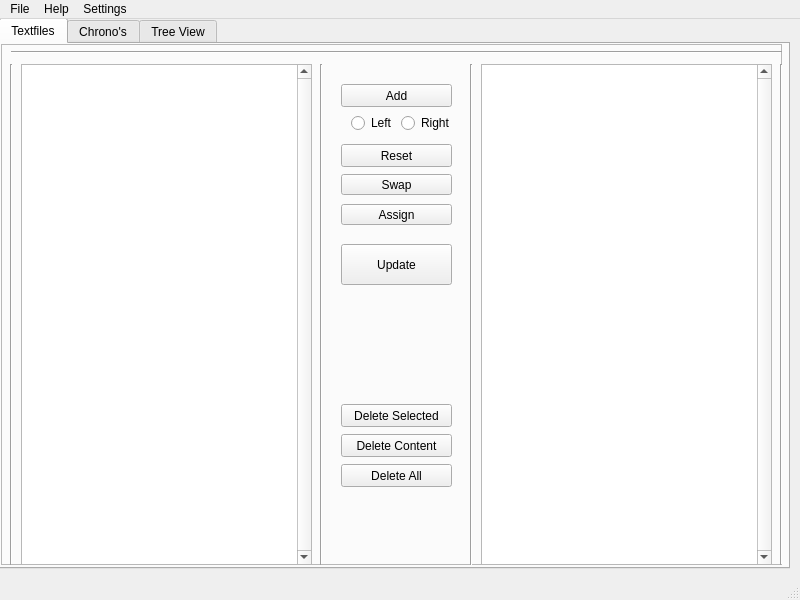
<?xml version="1.0" encoding="UTF-8"?>
<ui version="4.0">
 <class>MainWindow</class>
 <widget class="QMainWindow" name="MainWindow">
  <property name="enabled">
   <bool>true</bool>
  </property>
  <property name="geometry">
   <rect>
    <x>0</x>
    <y>0</y>
    <width>800</width>
    <height>600</height>
   </rect>
  </property>
  <property name="sizePolicy">
   <sizepolicy hsizetype="Fixed" vsizetype="Fixed">
    <horstretch>0</horstretch>
    <verstretch>0</verstretch>
   </sizepolicy>
  </property>
  <property name="minimumSize">
   <size>
    <width>800</width>
    <height>600</height>
   </size>
  </property>
  <property name="maximumSize">
   <size>
    <width>800</width>
    <height>600</height>
   </size>
  </property>
  <property name="windowTitle">
   <string>StreamHelper</string>
  </property>
  <property name="tabShape">
   <enum>QTabWidget::Rounded</enum>
  </property>
  <widget class="QWidget" name="centralwidget">
   <widget class="QWidget" name="gridLayoutWidget">
    <property name="geometry">
     <rect>
      <x>-1</x>
      <y>-1</y>
      <width>791</width>
      <height>551</height>
     </rect>
    </property>
    <layout class="QGridLayout" name="gridLayout">
     <property name="sizeConstraint">
      <enum>QLayout::SetMaximumSize</enum>
     </property>
     <item row="1" column="0">
      <widget class="QTabWidget" name="tabWidget">
       <property name="currentIndex">
        <number>0</number>
       </property>
       <widget class="QWidget" name="tab">
        <attribute name="title">
         <string>Textfiles</string>
        </attribute>
        <widget class="QFrame" name="frame">
         <property name="geometry">
          <rect>
           <x>0</x>
           <y>0</y>
           <width>781</width>
           <height>521</height>
          </rect>
         </property>
         <property name="frameShape">
          <enum>QFrame::StyledPanel</enum>
         </property>
         <property name="frameShadow">
          <enum>QFrame::Raised</enum>
         </property>
         <widget class="Line" name="line_5">
          <property name="geometry">
           <rect>
            <x>10</x>
            <y>0</y>
            <width>771</width>
            <height>16</height>
           </rect>
          </property>
          <property name="orientation">
           <enum>Qt::Horizontal</enum>
          </property>
         </widget>
         <widget class="Line" name="line_4">
          <property name="geometry">
           <rect>
            <x>770</x>
            <y>20</y>
            <width>20</width>
            <height>501</height>
           </rect>
          </property>
          <property name="orientation">
           <enum>Qt::Vertical</enum>
          </property>
         </widget>
         <widget class="Line" name="line_2">
          <property name="geometry">
           <rect>
            <x>310</x>
            <y>20</y>
            <width>20</width>
            <height>501</height>
           </rect>
          </property>
          <property name="orientation">
           <enum>Qt::Vertical</enum>
          </property>
         </widget>
         <widget class="Line" name="line">
          <property name="geometry">
           <rect>
            <x>0</x>
            <y>20</y>
            <width>21</width>
            <height>501</height>
           </rect>
          </property>
          <property name="orientation">
           <enum>Qt::Vertical</enum>
          </property>
         </widget>
         <widget class="Line" name="line_3">
          <property name="geometry">
           <rect>
            <x>460</x>
            <y>20</y>
            <width>20</width>
            <height>541</height>
           </rect>
          </property>
          <property name="orientation">
           <enum>Qt::Vertical</enum>
          </property>
         </widget>
         <widget class="QListWidget" name="listWidget">
          <property name="geometry">
           <rect>
            <x>20</x>
            <y>20</y>
            <width>291</width>
            <height>501</height>
           </rect>
          </property>
          <property name="verticalScrollBarPolicy">
           <enum>Qt::ScrollBarAlwaysOn</enum>
          </property>
         </widget>
         <widget class="QListWidget" name="listWidget_2">
          <property name="geometry">
           <rect>
            <x>480</x>
            <y>20</y>
            <width>291</width>
            <height>501</height>
           </rect>
          </property>
          <property name="verticalScrollBarPolicy">
           <enum>Qt::ScrollBarAlwaysOn</enum>
          </property>
         </widget>
         <widget class="QPushButton" name="addButton">
          <property name="geometry">
           <rect>
            <x>340</x>
            <y>40</y>
            <width>111</width>
            <height>23</height>
           </rect>
          </property>
          <property name="toolTip">
           <string>Create new object</string>
          </property>
          <property name="text">
           <string>Add</string>
          </property>
          <property name="icon">
           <iconset>
            <normaloff>images/001-add.png</normaloff>images/001-add.png</iconset>
          </property>
         </widget>
         <widget class="QPushButton" name="swapButton">
          <property name="geometry">
           <rect>
            <x>340</x>
            <y>130</y>
            <width>111</width>
            <height>21</height>
           </rect>
          </property>
          <property name="toolTip">
           <string>Swap the sides</string>
          </property>
          <property name="text">
           <string>Swap</string>
          </property>
          <property name="icon">
           <iconset>
            <normaloff>images/transfer.png</normaloff>images/transfer.png</iconset>
          </property>
          <property name="iconSize">
           <size>
            <width>16</width>
            <height>16</height>
           </size>
          </property>
         </widget>
         <widget class="QPushButton" name="resetButton">
          <property name="geometry">
           <rect>
            <x>340</x>
            <y>100</y>
            <width>111</width>
            <height>23</height>
           </rect>
          </property>
          <property name="toolTip">
           <string>Resets all textfiles to empty</string>
          </property>
          <property name="text">
           <string>Reset</string>
          </property>
          <property name="icon">
           <iconset>
            <normaloff>images/replay.png</normaloff>images/replay.png</iconset>
          </property>
         </widget>
         <widget class="QPushButton" name="allDeleteButton">
          <property name="geometry">
           <rect>
            <x>340</x>
            <y>420</y>
            <width>111</width>
            <height>23</height>
           </rect>
          </property>
          <property name="toolTip">
           <string>Create new object</string>
          </property>
          <property name="text">
           <string>Delete All</string>
          </property>
          <property name="icon">
           <iconset>
            <normaloff>C:/Users/sc4le/.designer/backup/images/can.png</normaloff>C:/Users/sc4le/.designer/backup/images/can.png</iconset>
          </property>
         </widget>
         <widget class="QPushButton" name="assignButton">
          <property name="geometry">
           <rect>
            <x>340</x>
            <y>160</y>
            <width>111</width>
            <height>21</height>
           </rect>
          </property>
          <property name="toolTip">
           <string>Assign Elements to show the same</string>
          </property>
          <property name="text">
           <string>Assign</string>
          </property>
          <property name="icon">
           <iconset>
            <normaloff>images/027-pointer.png</normaloff>images/027-pointer.png</iconset>
          </property>
          <property name="iconSize">
           <size>
            <width>16</width>
            <height>16</height>
           </size>
          </property>
         </widget>
         <widget class="QPushButton" name="updateButton">
          <property name="geometry">
           <rect>
            <x>340</x>
            <y>200</y>
            <width>111</width>
            <height>41</height>
           </rect>
          </property>
          <property name="text">
           <string>Update</string>
          </property>
          <property name="icon">
           <iconset>
            <normaloff>images/030-share.png</normaloff>images/030-share.png</iconset>
          </property>
          <property name="iconSize">
           <size>
            <width>16</width>
            <height>16</height>
           </size>
          </property>
         </widget>
         <widget class="QPushButton" name="deleteButton">
          <property name="geometry">
           <rect>
            <x>340</x>
            <y>360</y>
            <width>111</width>
            <height>23</height>
           </rect>
          </property>
          <property name="toolTip">
           <string>Create new object</string>
          </property>
          <property name="text">
           <string>Delete Selected</string>
          </property>
          <property name="icon">
           <iconset>
            <normaloff>C:/Users/sc4le/.designer/backup/images/can.png</normaloff>C:/Users/sc4le/.designer/backup/images/can.png</iconset>
          </property>
         </widget>
         <widget class="QPushButton" name="deleteButton_2">
          <property name="geometry">
           <rect>
            <x>340</x>
            <y>390</y>
            <width>111</width>
            <height>23</height>
           </rect>
          </property>
          <property name="toolTip">
           <string>Create new object</string>
          </property>
          <property name="text">
           <string>Delete Content</string>
          </property>
          <property name="icon">
           <iconset>
            <normaloff>C:/Users/sc4le/.designer/backup/images/can.png</normaloff>C:/Users/sc4le/.designer/backup/images/can.png</iconset>
          </property>
         </widget>
         <widget class="QRadioButton" name="addleft">
          <property name="geometry">
           <rect>
            <x>350</x>
            <y>70</y>
            <width>77</width>
            <height>18</height>
           </rect>
          </property>
          <property name="text">
           <string>Left</string>
          </property>
         </widget>
         <widget class="QRadioButton" name="addright">
          <property name="geometry">
           <rect>
            <x>400</x>
            <y>70</y>
            <width>77</width>
            <height>18</height>
           </rect>
          </property>
          <property name="text">
           <string>Right</string>
          </property>
         </widget>
         <zorder>listWidget</zorder>
         <zorder>line_5</zorder>
         <zorder>line_4</zorder>
         <zorder>line_2</zorder>
         <zorder>line</zorder>
         <zorder>line_3</zorder>
         <zorder>listWidget_2</zorder>
         <zorder>addButton</zorder>
         <zorder>swapButton</zorder>
         <zorder>resetButton</zorder>
         <zorder>allDeleteButton</zorder>
         <zorder>assignButton</zorder>
         <zorder>updateButton</zorder>
         <zorder>deleteButton</zorder>
         <zorder>deleteButton_2</zorder>
         <zorder>addleft</zorder>
         <zorder>addright</zorder>
        </widget>
       </widget>
       <widget class="QWidget" name="tab_2">
        <attribute name="title">
         <string>Chrono's</string>
        </attribute>
        <widget class="QGroupBox" name="chronodown">
         <property name="geometry">
          <rect>
           <x>10</x>
           <y>10</y>
           <width>761</width>
           <height>201</height>
          </rect>
         </property>
         <property name="title">
          <string>Chrono Down</string>
         </property>
        </widget>
       </widget>
       <widget class="QWidget" name="tab_3">
        <attribute name="title">
         <string>Tree View</string>
        </attribute>
        <widget class="QTreeView" name="treeView">
         <property name="geometry">
          <rect>
           <x>0</x>
           <y>0</y>
           <width>401</width>
           <height>521</height>
          </rect>
         </property>
        </widget>
       </widget>
      </widget>
     </item>
    </layout>
   </widget>
  </widget>
  <widget class="QMenuBar" name="menubar">
   <property name="geometry">
    <rect>
     <x>0</x>
     <y>0</y>
     <width>800</width>
     <height>21</height>
    </rect>
   </property>
   <widget class="QMenu" name="menuFile">
    <property name="title">
     <string>File</string>
    </property>
    <addaction name="actionSave"/>
    <addaction name="actionLoad"/>
    <addaction name="separator"/>
    <addaction name="actionQuit"/>
   </widget>
   <widget class="QMenu" name="menuHelp">
    <property name="title">
     <string>Help</string>
    </property>
    <addaction name="actionStreamHelperDocumentation"/>
    <addaction name="separator"/>
    <addaction name="actionAboutStreamHelper"/>
    <addaction name="actionCredits"/>
    <addaction name="separator"/>
    <addaction name="actionLog"/>
   </widget>
   <widget class="QMenu" name="menuSettings">
    <property name="title">
     <string>Settings</string>
    </property>
    <addaction name="actionSetMainFilePath"/>
   </widget>
   <addaction name="menuFile"/>
   <addaction name="menuHelp"/>
   <addaction name="menuSettings"/>
  </widget>
  <widget class="QStatusBar" name="statusbar"/>
  <action name="actionSave">
   <property name="text">
    <string>Save Configuration</string>
   </property>
   <property name="shortcut">
    <string>Ctrl+S</string>
   </property>
  </action>
  <action name="actionLoad">
   <property name="text">
    <string>Load Configuration</string>
   </property>
   <property name="shortcut">
    <string>Ctrl+V, Ctrl+L</string>
   </property>
  </action>
  <action name="actionQuit">
   <property name="text">
    <string>Quit StreamHelper</string>
   </property>
  </action>
  <action name="actionStreamHelperDocumentation">
   <property name="text">
    <string>StreamHelper Documentation</string>
   </property>
   <property name="shortcut">
    <string>F1</string>
   </property>
  </action>
  <action name="actionAboutStreamHelper">
   <property name="text">
    <string>About StreamHelper</string>
   </property>
  </action>
  <action name="actionCredits">
   <property name="text">
    <string>Credits</string>
   </property>
  </action>
  <action name="actionLog">
   <property name="text">
    <string>Log...</string>
   </property>
  </action>
  <action name="actionSetMainFilePath">
   <property name="text">
    <string>Set main file path</string>
   </property>
  </action>
 </widget>
 <tabstops>
  <tabstop>tabWidget</tabstop>
  <tabstop>listWidget</tabstop>
  <tabstop>listWidget_2</tabstop>
  <tabstop>addButton</tabstop>
  <tabstop>swapButton</tabstop>
  <tabstop>resetButton</tabstop>
  <tabstop>allDeleteButton</tabstop>
  <tabstop>assignButton</tabstop>
  <tabstop>updateButton</tabstop>
 </tabstops>
 <resources/>
 <connections>
  <connection>
   <sender>allDeleteButton</sender>
   <signal>clicked()</signal>
   <receiver>listWidget</receiver>
   <slot>clear()</slot>
   <hints>
    <hint type="sourcelabel">
     <x>420</x>
     <y>474</y>
    </hint>
    <hint type="destinationlabel">
     <x>171</x>
     <y>437</y>
    </hint>
   </hints>
  </connection>
  <connection>
   <sender>allDeleteButton</sender>
   <signal>clicked()</signal>
   <receiver>listWidget_2</receiver>
   <slot>clear()</slot>
   <hints>
    <hint type="sourcelabel">
     <x>384</x>
     <y>480</y>
    </hint>
    <hint type="destinationlabel">
     <x>543</x>
     <y>495</y>
    </hint>
   </hints>
  </connection>
 </connections>
</ui>
